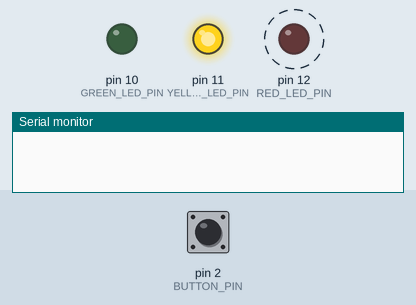
Bench run of a sketch on a simulated Arduino Uno, built with avr-gcc and run on an emulated ATmega328P. Parts: output pins drawn as LEDs (lit = HIGH), the last lines printed to the serial monitor. Dashed ring = blinking. Inputs (shaded band) come from the test bench; at power-on: pin 2 (BUTTON_PIN) LOW.

Above: at 1.25 s.
1.3 s: pin 2 (BUTTON_PIN) pulled HIGH for 0.15 s
At 1.52 s:
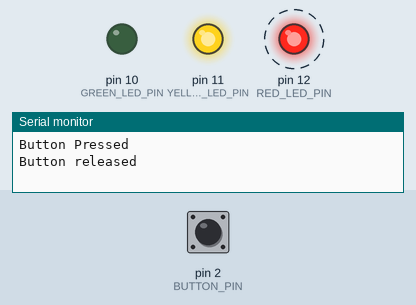
4.3 s: pin 2 (BUTTON_PIN) pulled HIGH for 3.2 s
At 4.7 s:
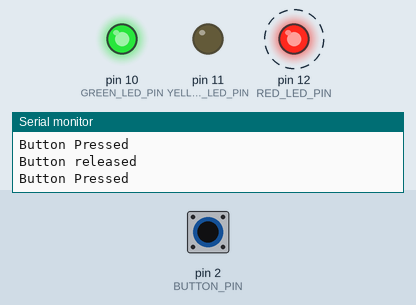
Timing chart, 0 to 15.0 s (numbered marks = the images above; inputs shaded):
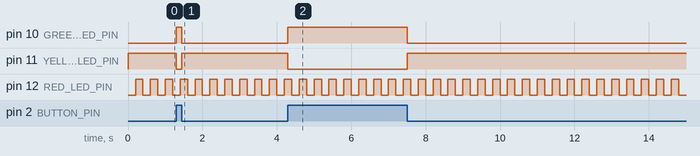

The sketch:

Debounce_LED.ino
```cpp
#define GREEN_LED_PIN 10
#define YELLOW_LED_PIN 11
#define RED_LED_PIN 12

#define BUTTON_PIN 2

byte buttonState = LOW;
unsigned long lastTimeButtonChanged = millis();
unsigned long debounceDelay = 50;

unsigned long redLedLastTimeBlink =  millis();
unsigned long redLedLastBlinkInterval =  200;

bool RED_SWITCH = false;

void setup() {
  // put your setup code here, to run once:
  Serial.begin(115200);
  pinMode(GREEN_LED_PIN, OUTPUT);
  pinMode(YELLOW_LED_PIN, OUTPUT);
  pinMode(RED_LED_PIN, OUTPUT);

  pinMode(BUTTON_PIN, INPUT);

}

void loop() {
  // put your main code here, to run repeatedly:
  unsigned long timeNow = millis();

  if (timeNow - lastTimeButtonChanged > debounceDelay) {
      byte newButtonState = digitalRead(BUTTON_PIN);
      if (newButtonState != buttonState) {
        lastTimeButtonChanged = timeNow;
        buttonState = newButtonState;
        if(buttonState == HIGH){
          Serial.println("Button Pressed");
        } else {
          Serial.println("Button released");
        }
      }
  }

  if(buttonState) {
    digitalWrite(GREEN_LED_PIN, HIGH);
    digitalWrite(YELLOW_LED_PIN, LOW);
  } else {
    digitalWrite(GREEN_LED_PIN, LOW);
    digitalWrite(YELLOW_LED_PIN, HIGH);
  }


  if(timeNow - redLedLastTimeBlink > redLedLastBlinkInterval){
    if(RED_SWITCH) {
      RED_SWITCH = false;
      digitalWrite(RED_LED_PIN, LOW);
    }else {
      RED_SWITCH = true;
      digitalWrite(RED_LED_PIN, HIGH);
    }
      redLedLastTimeBlink += redLedLastBlinkInterval;
  }


}
```

Measured:
- after the input at 1.3 s, pin 10 (GREEN_LED_PIN): LOW → HIGH at once, → LOW 0.15 s later; pin 11 (YELLOW_LED_PIN): HIGH → LOW at once, → HIGH 0.15 s later
- after the input at 4.3 s, pin 10 (GREEN_LED_PIN): LOW → HIGH at once, → LOW 3.2 s later; pin 11 (YELLOW_LED_PIN): HIGH → LOW at once, → HIGH 3.2 s later
- by itself, pin 12 (RED_LED_PIN): alternates HIGH for 0.20 s and LOW for 0.20 s
